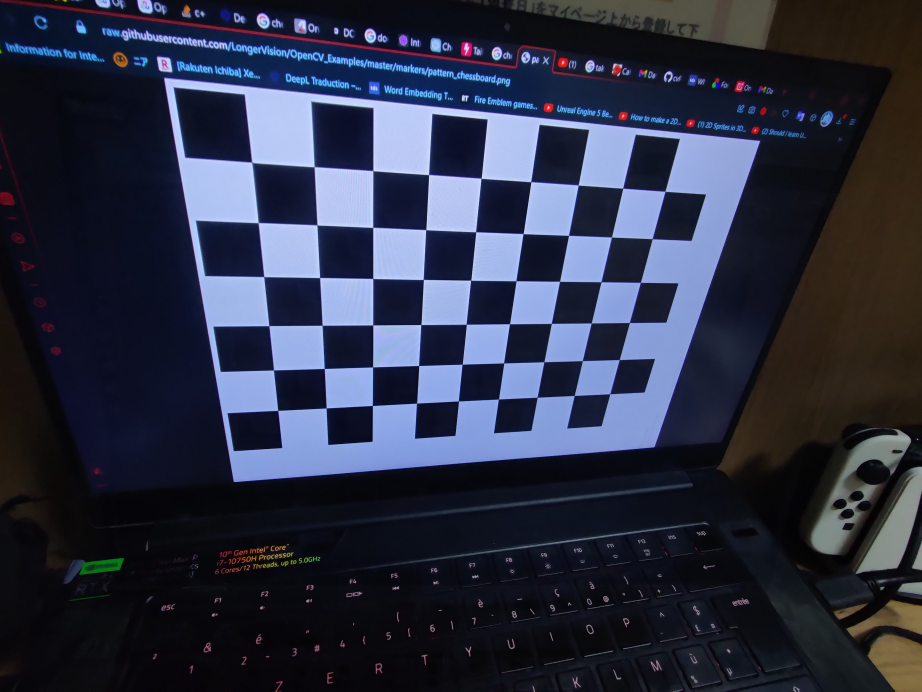
//> input picture images/1/zoom/1.jpg, 4608 x 3456 px (shown at 1/5 size); its folder holds only this picture in this run
$ ./rep1   (built with g++ and OpenCV 4)
//> lines starting //> are read from the running program, lines starting //| are printed output that depends on the picture
#include <iostream>
#include <vector>
#include <string>

#include "opencv2/opencv.hpp"

int main(int, char **)
{
    cv::Mat objp = cv::Mat::zeros(9 * 6, 3, CV_32FC1);
    for (int i = 0; i < 9; i++)
        for (int j = 0; j < 6; j++)
        {
            objp.at<float>(i * 6 + j, 0) = j * 1;
            objp.at<float>(i * 6 + j, 1) = i * 1;
            objp.at<float>(i * 6 + j, 2) = 0;
        }

    std::vector<cv::String> filenames;

    // Must be changed
    std::string path = "./images/1/zoom/*.jpg";
    std::string resultPath = "./images/1/zoom/results/";
    cv::glob(path, filenames);

    std::vector<cv::Mat> objps, imgps;

    for (const auto &filename : filenames)
    {
        cv::Mat imageColor = cv::imread(filename); //, cv::IMREAD_GRAYSCALE);
//> imageColor is the input picture: 3456 rows x 4608 cols, CV_8UC3; mean B, G, R 68.3, 49.5, 45
        cv::Mat image = cv::imread(filename, cv::IMREAD_GRAYSCALE);
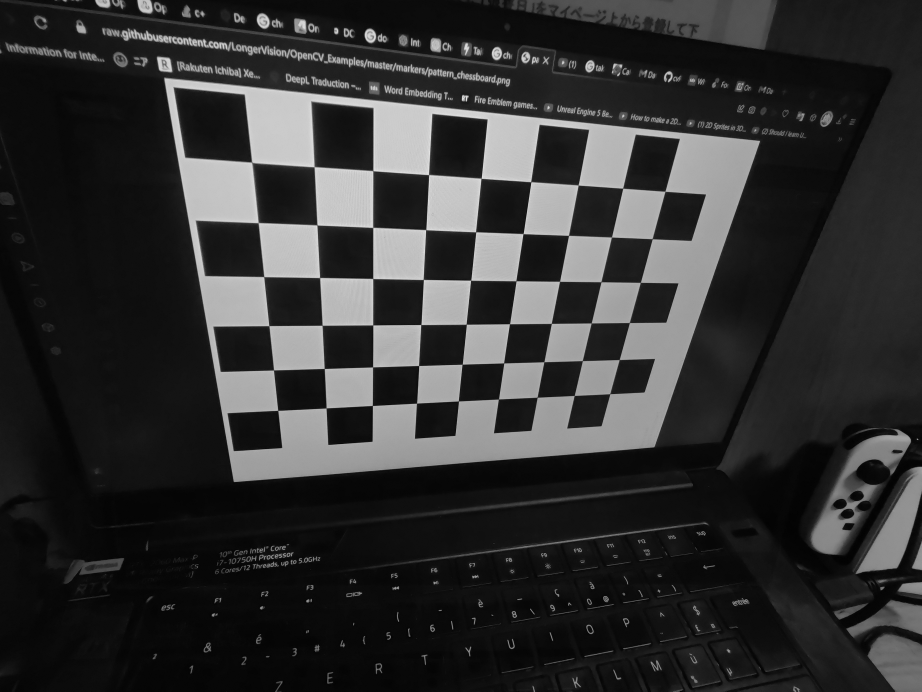
//> image: 3456 rows x 4608 cols, CV_8UC1 (shown at 1/5 size); min 0, max 255, mean 50.3
        // cv::resize(image, image, cv::Size(4000, 3000));
        // cv::resize(imageColor, imageColor, cv::Size(4000, 3000));
        if (image.empty())
        {
            std::cerr << "Error: could not read image " << filename << std::endl;
            continue;
        }

        cv::Mat corners;
        bool ret = cv::findChessboardCorners(image, cv::Size(6, 9), corners);
//> corners = 54 pairs, first value 1260.5 to 3327, second value 812.5 to 2053.3; ret = true
        if (ret)
        {
            cv::cornerSubPix(image, corners, cv::Size(11, 11), cv::Size(-1, -1),
                             cv::TermCriteria(cv::TermCriteria::EPS + cv::TermCriteria::MAX_ITER, 30, 000.1));
//> corners = 54 pairs, first value 1260.2 to 3326.8, second value 812.5 to 2053.6

            cv::drawChessboardCorners(imageColor, cv::Size(6, 9), corners, ret);

            // substr depends on the base path, should be the same as the path length
            cv::imwrite(resultPath + filename.substr(19), imageColor);
            cv::waitKey(50);
            objps.push_back(objp);
            imgps.push_back(corners);
        }
    }

    std::vector<cv::Mat> rvec, tvec;
    cv::Mat K, distCoeffs;
    double a = cv::calibrateCamera(objps, imgps, cv::Size(3456, 4608), K, distCoeffs, rvec, tvec);
//> K = [[1431.4, 0, 1676.1], [0, 1158.1, 2103.1], [0, 0, 1]]; distCoeffs = [-0.00172, 0.00401, 6.77e-05, -0.00081, -0.000899]; a = 0.793
    std::cout << "K" << std::endl;
    std::cout << K << std::endl;
//| [1431.380566649584, 0, 1676.107327057359;
//|  0, 1158.093625675209, 2103.124169448224;
//|  0, 0, 1]
    cv::destroyAllWindows();
}

$ run again, on images/1/zoom/5.jpg
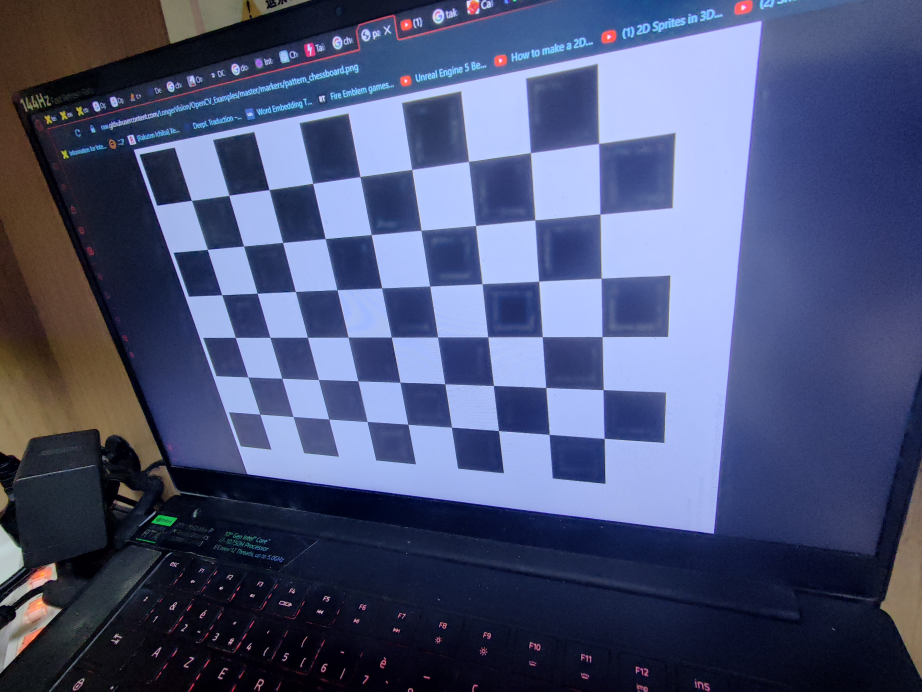
//> input picture images/1/zoom/5.jpg, 4608 x 3456 px (shown at 1/5 size)
//> imageColor is the input picture: 3456 rows x 4608 cols, CV_8UC3; mean B, G, R 119.5, 84, 75.6
//> `cv::Mat image = cv::imread(filename, cv::IMREAD_GRAYSCALE);`:
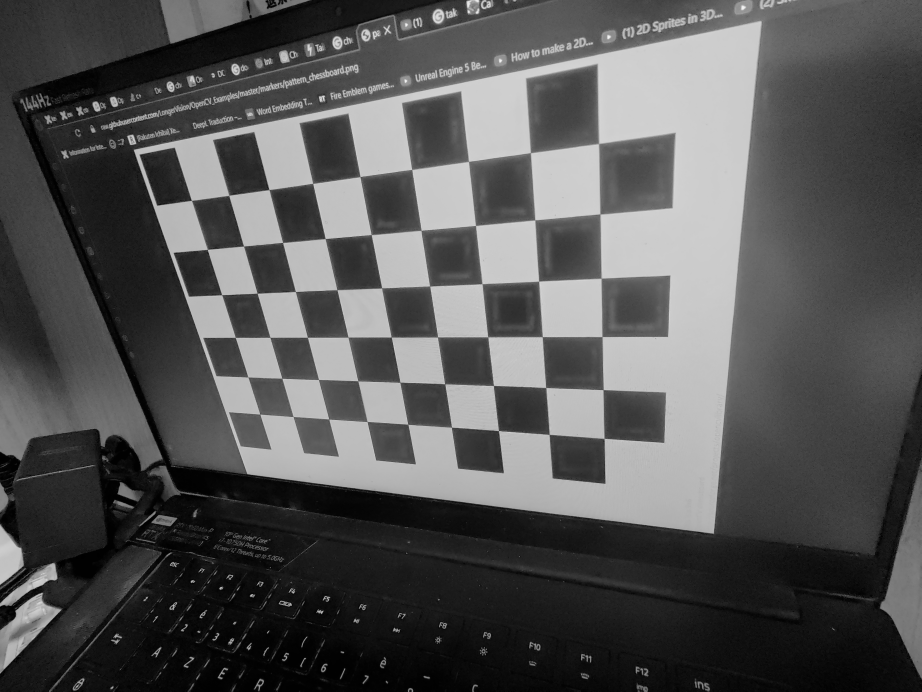
//> image: 3456 rows x 4608 cols, CV_8UC1 (shown at 1/5 size); min 0, max 247, mean 85.5
//> `bool ret = cv::findChessboardCorners(image, cv::Size(6, 9), corners);`: corners = 54 pairs, first value 958.7 to 3022.2, second value 719.5 to 2193.4; ret = true
//> `cv::cornerSubPix(image, corners, cv::Size(11, 11), cv::Size(-1, -1), c..`: corners = 54 pairs, first value 959 to 3021.7, second value 719.7 to 2193.6
//> K = [[3269, 0, 1706.9], [0, 3462.8, 2194.2], [0, 0, 1]]; distCoeffs = [-0.0571, 0.344, -0.00135, 0.00417, -0.64]; a = 0.836
//| [3268.977892987911, 0, 1706.863181380369;
//|  0, 3462.833049129884, 2194.156161949201;
//|  0, 0, 1]

$ run again, on images/1/zoom/10.jpg
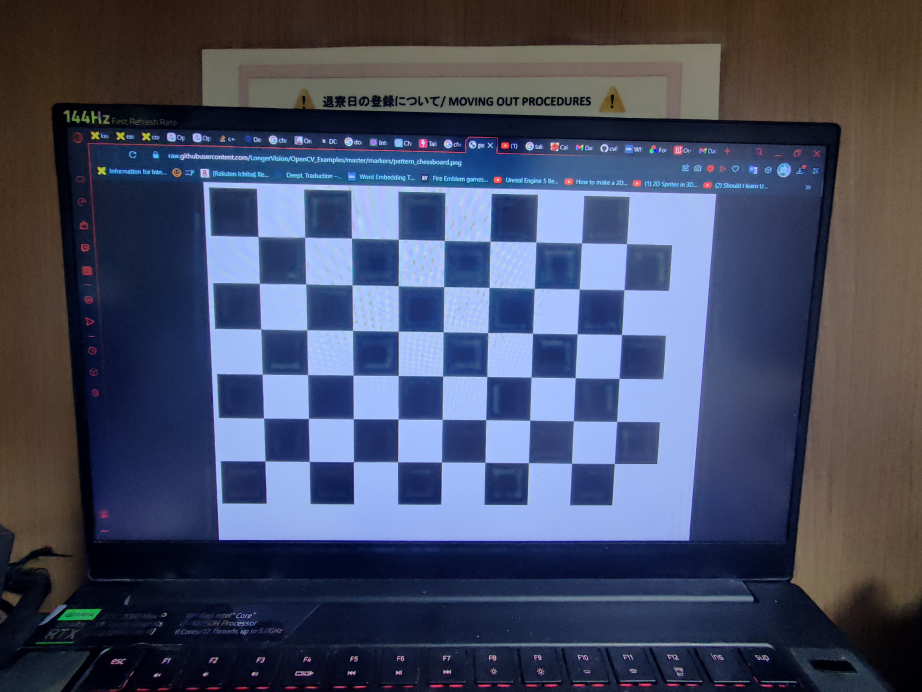
//> input picture images/1/zoom/10.jpg, 4608 x 3456 px (shown at 1/5 size)
//> imageColor is the input picture: 3456 rows x 4608 cols, CV_8UC3; mean B, G, R 100, 75.7, 69.2
//> `cv::Mat image = cv::imread(filename, cv::IMREAD_GRAYSCALE);`:
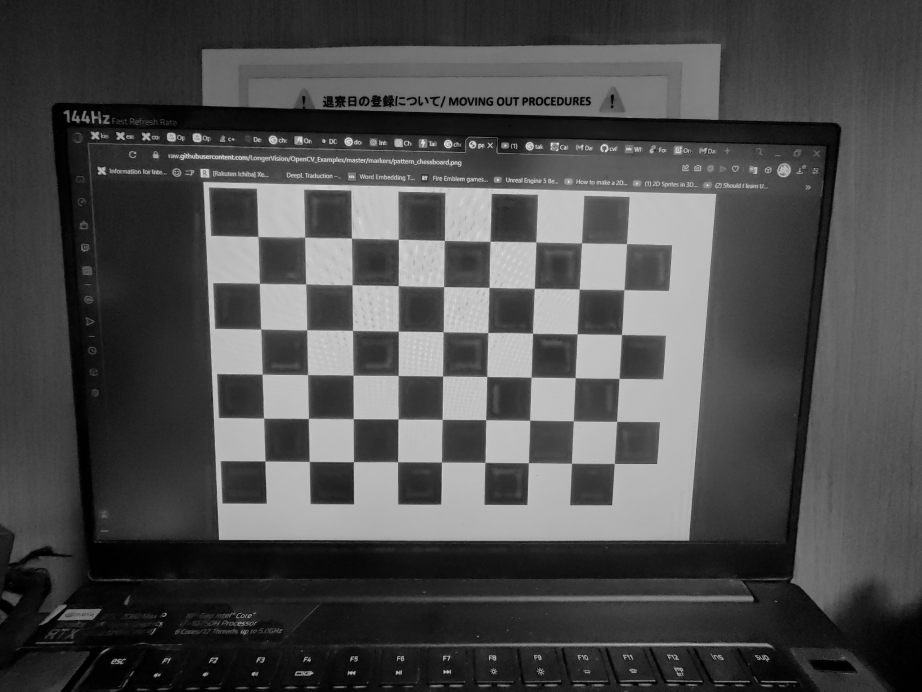
//> image: 3456 rows x 4608 cols, CV_8UC1 (shown at 1/5 size); min 0, max 252, mean 76.6
//> `bool ret = cv::findChessboardCorners(image, cv::Size(6, 9), corners);`: corners = 54 pairs, first value 1291.4 to 3134.6, second value 1183.2 to 2318.6; ret = true
//> `cv::cornerSubPix(image, corners, cv::Size(11, 11), cv::Size(-1, -1), c..`: corners = 54 pairs, first value 1291.8 to 3134.8, second value 1183.9 to 2319
//> K = [[4819.3, 0, 2339.3], [0, 4743.1, 2527.1], [0, 0, 1]]; distCoeffs = [-0.0803, 1.91, 0.00954, 0.000876, -8.56]; a = 0.801
//| [4819.265542423524, 0, 2339.264663773956;
//|  0, 4743.080783875215, 2527.068107214893;
//|  0, 0, 1]
